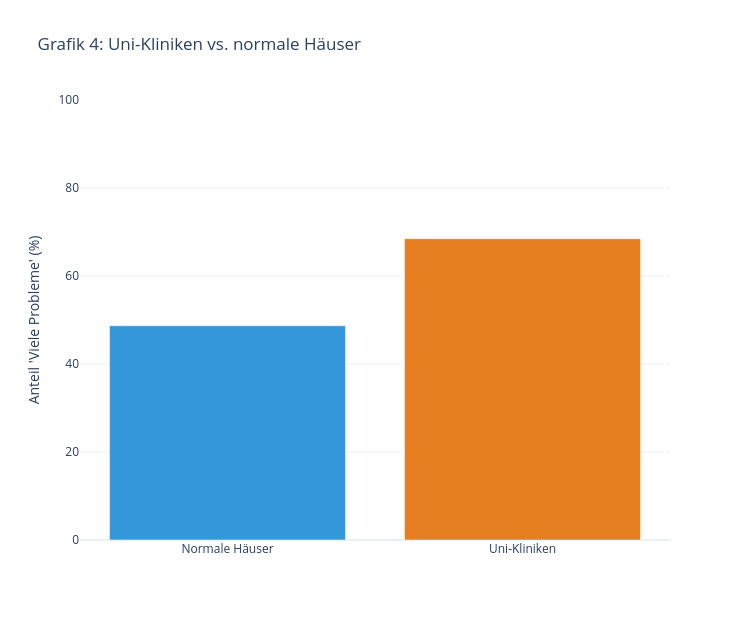

Notebook source saved alongside this figure:
### Markdown cell above
### Grafik 4 — Uni-Kliniken vs. normale Häuser
Balkendiagramm: Anteil „Viele Probleme" für Uni-Kliniken vs. normale Häuser. Prüft die Hypothese, dass akademische Kliniken durch intensivere Forschung und Facharztdichte besser abschneiden.

### Code cell
# ── Grafik 4: Uni-Kliniken vs. normale Häuser (interaktiv, mit Hover) ────
uni_pct = (
    df.groupby("SO.Uni")["hat_viele_Probleme"].mean() * 100
).rename({0: "Normale Häuser", 1: "Uni-Kliniken"})
uni_n = df.groupby("SO.Uni").size().rename({0: "Normale Häuser", 1: "Uni-Kliniken"})

hover_uni = [
    f"{name}<br>{val:.1f}% haben viele Probleme<br>n={uni_n[name]} Häuser"
    for name, val in uni_pct.items()
]

fig = go.Figure(go.Bar(
    x=list(uni_pct.index), y=uni_pct.values,
    marker_color=["#3498db", "#e67e22"],
    hovertext=hover_uni, hoverinfo="text",
))
fig.update_layout(
    title="Grafik 4: Uni-Kliniken vs. normale Häuser",
    yaxis_title="Anteil 'Viele Probleme' (%)",
    yaxis_range=[0, 100],
    template="plotly_white",
    width=750, height=620,
)
fig.show()

n_uni   = df[df["SO.Uni"]==1]
n_norm  = df[df["SO.Uni"]==0]
print(f"  Uni-Kliniken:    {n_uni['hat_viele_Probleme'].mean():.1%} haben viele Probleme (n={len(n_uni)})")
print(f"  Normale Häuser:  {n_norm['hat_viele_Probleme'].mean():.1%} haben viele Probleme (n={len(n_norm)})")
print("\n📌 Befund: Vergleich Uni- vs. Nicht-Uni-Kliniken hinsichtlich Qualitätsproblemen. Zum Ablesen genauer Werte: Maus über die Balken bewegen.")

### Figure 1 — Plotly figure (JSON) as saved in the notebook; plotly's stock layout.template omitted (floating-point values rounded to 4 significant figures)
{"data": [{"hoverinfo": "text", "hovertext": ["Normale Häuser<br>48.7% haben viele Probleme<br>n=1729 Häuser", "Uni-Kliniken<br>68.5% haben viele Probleme<br>n=92 Häuser"], "marker": {"color": ["#3498db", "#e67e22"]}, "type": "bar", "x": ["Normale Häuser", "Uni-Kliniken"], "y": [48.7, 68.48]}], "layout": {"height": 620, "title": {"text": "Grafik 4: Uni-Kliniken vs. normale Häuser"}, "width": 750, "yaxis": {"range": [0, 100], "title": {"text": "Anteil 'Viele Probleme' (%)"}}}}
